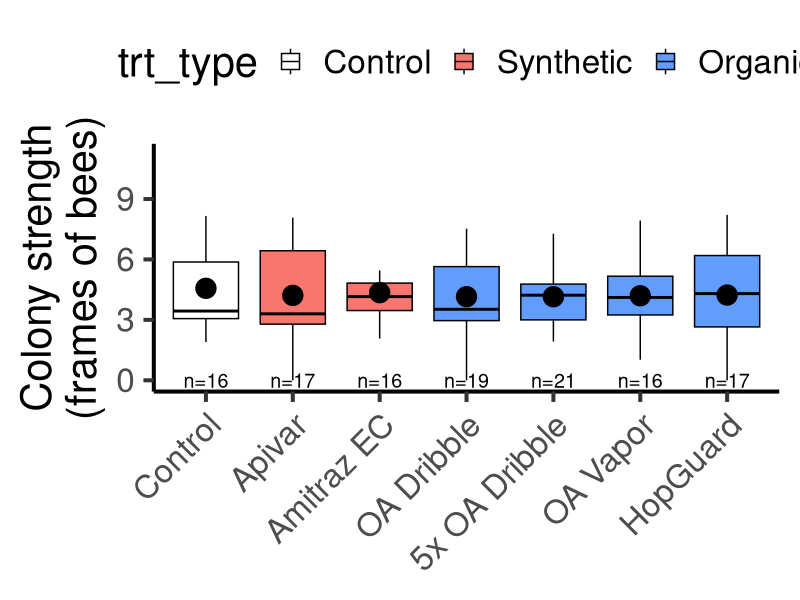
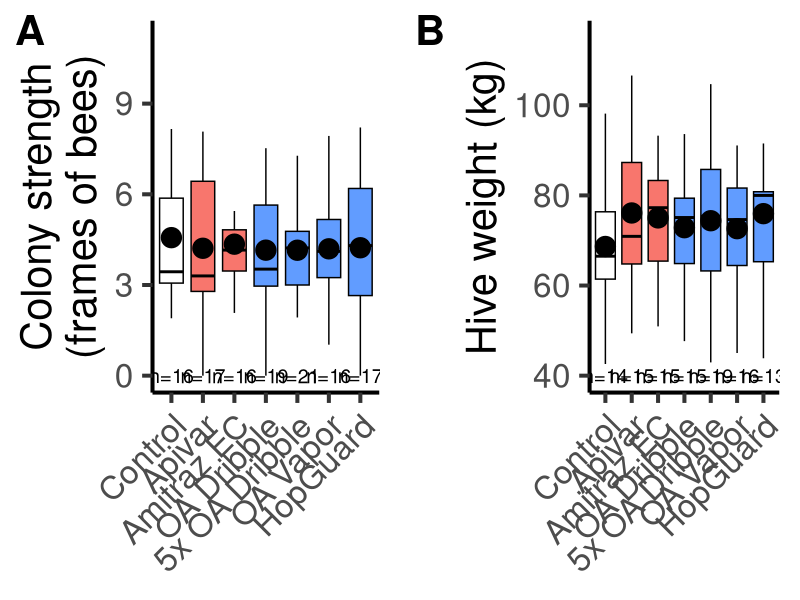
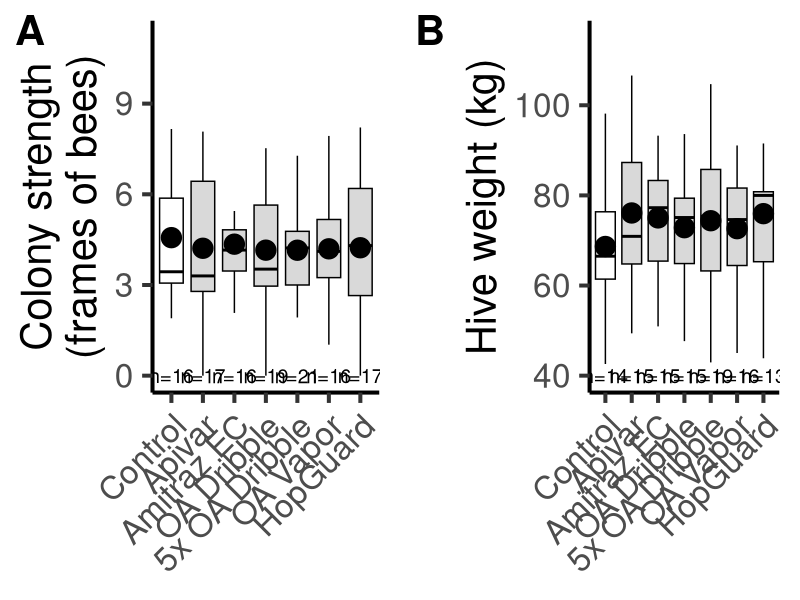

The R script that drew these images, in order:
#### Setup ----

library(MASS)
library(tidyverse)
library(lme4)
library(emmeans)
library(ggpubr) # For combo plot
library(scales) # To decide on color scheme

#### Read in data ----
an_dat <- read.csv("2 analyses for split-treat/curated data/an_dat_up.csv")


#### Prep data for analysis ----


dat_devel <- an_dat %>% 
  rename(
    fob_44 = ch44_fob,
    fob_58 = ch58_fob,
    fob_72 = ch72_fob,
    fob_77 = frames_bees,
    fob_105 = post_quick_fob
  ) %>% 
  mutate(
    fob_77 = if_else(weak == 1, 0, fob_77),# Set FOB to 0 for weak colonies
    trt_label = fct_relevel(trt_label, "Control", "Apivar", "Amitraz EC", "OA Dribble", "5x OA Dribble", "OA Vapor", "HopGuard")
  )

#### Prep data for d77 FOB analysis ----
dat_devel1 <- dat_devel %>% 
  filter(established == 1,
         QL == 0,
         DL == 0, 
         efb == 0
  ) # Still includes 5 "weak" colonies

# Data prep to add sample size
dat_devel1_n <- dat_devel1 %>% 
  group_by(trt_label) %>% 
  summarise(n = n())

dat_devel1_n <- dat_devel1_n %>% 
  mutate(
    ssize = paste0("n=",n)
  )


#### Data prep for weight at honey harvest analysis ----
dat_devel2 <- dat_devel %>% 
  filter(established == 1,
         QL == 0,
         DL == 0, 
         efb == 0,
         weak == 0
  ) %>% 
  filter(is.na(post_issues))
# Excludes 5 "weak" colonies and 10 that had issues on day 103

dat_devel2_n <- dat_devel2 %>% 
  group_by(trt_label) %>% 
  summarise(n = n())

dat_devel2_n <- dat_devel2_n %>% 
  mutate(
    ssize = paste0("n=",n)
  )


#### Analyze day 77 Colony strength ----

m.bees1 <- lm(fob_77~trt_label, data = dat_devel1) 
m.bees1.0 <- lm(fob_77~1, data = dat_devel1) 
anova(m.bees1.0, m.bees1)
# No improvement to include a treatment effect (F 6,121 = 0.0784, p=0.9981)


# Send emmeans predictions to its own strength item
strength1 <- emmip(m.bees1, ~trt_label, type = "response", CIs = TRUE, plotit = FALSE)
# The results were so similar that I am very happy sticking with the simpler model (no random effect)

emplot_strength <- emmip(m.bees1, ~trt_label, type = "response", CIs = TRUE, plotit = FALSE)
emplot_strength <- emplot_strength %>% 
  rename(
    fob_77 = yvar
  )


emplot_strength <- emplot_strength %>% 
  mutate(
    trt_label = fct_relevel(trt_label, "Control", "Apivar", "Amitraz EC", "OA Dribble", "5x OA Dribble", "OA Vapor", "HopGuard")
  )

#### Analyze data for colony weight post honey production ----

m.weight2 <- lmer(post_kgs_C ~ trt_label + (1 | new_yard), data = dat_devel2)
m.weight2.0 <- lmer(post_kgs_C ~ 1 + (1 | new_yard), data = dat_devel2)
anova(m.weight2, m.weight2.0) # No effect of treatment (ChiSq 6 = 3.0146, p=0.807)

# Graph predictions based on m2 to estimate effect size

weight2 <- emmip(m.weight2, ~trt_label, type = "response", CIs = TRUE, plotit = FALSE)

emplot_weight <- emmip(m.weight2, ~trt_label, type = "response", CIs = TRUE, plotit = FALSE)
emplot_weight <- emplot_weight %>% 
  rename(
    post_kgs_C = yvar
  )


emplot_weight <- emplot_weight %>% 
  mutate(
    trt_label = fct_relevel(trt_label, "Control", "Apivar", "Amitraz EC", "OA Dribble", "5x OA Dribble", "OA Vapor", "HopGuard")
  )


#### Plot day 77 colony strength ----

# Color and treatment names (for horizontal layout)

paneA_color <- ggplot() +
  geom_boxplot(data = dat_devel1, aes(x = trt_label, y = fob_77, fill = trt_type), outlier.shape = NA, color = "black") +
  scale_colour_manual(
    limits = c("Control", "Synthetic", "Organic"),
    labels = c("Control", "Synthetic", "Organic"),
    values = c("white", "#F8766D", "#619CFF"), 
    aesthetics = "fill"
  ) +  
  geom_point(aes(x = trt_label, y = fob_77), shape=20, size=10, color="black", fill="black", data = emplot_strength) +
  geom_text(data = dat_devel1_n, aes(x = trt_label, y = 0, label = ssize), size = 5) +
  #xlab("Treatment") +
  ylab("Colony strength\n(frames of bees)") +
  theme_classic( base_size = 30) 

# No color
paneA_grey <- ggplot() +
  geom_boxplot(data = dat_devel1, aes(x = trt_label, y = fob_77, fill = trt_type), outlier.shape = NA, color = "black") +
  scale_colour_manual(
    limits = c("Control", "Synthetic", "Organic"),
    labels = c("Control", "Synthetic", "Organic"),
    values = c("white", "grey85", "grey85"), 
    aesthetics = "fill"
  ) +  
  geom_point(aes(x = trt_label, y = fob_77), shape=20, size=10, color="black", fill="black", data = emplot_strength) +
  geom_text(data = dat_devel1_n, aes(x = trt_label, y = 0, label = ssize), size = 5) +
  #xlab("Treatment") +
  ylab("Colony strength\n(frames of bees)") +
  theme_classic( base_size = 30) 



## Color plot with labels
paneA_color +
  theme(axis.text.x=element_text(angle=45,hjust=1),
        axis.title.x=element_blank(), legend.position = "top")

# ggsave("2 analyses for split-treat/outputs/Fig4 labels 2025-04-06.png", width = 8.625, height = 8, units = "in")

## Color plot, no labels
paneA_color <- paneA_color +
  theme(axis.text.x=element_text(angle=45,hjust=1),
        axis.title.x=element_blank(), legend.position = "none")


## Greyscale plot, no labels
paneA_grey <- paneA_grey +
  theme(axis.text.x=element_text(angle=45,hjust=1),
        axis.title.x=element_blank(), legend.position = "none")


#### Plot post-harvest colony weight ----

# Color

paneB_color <- ggplot() +
  geom_boxplot(aes(x = trt_label, y = post_kgs_C, fill = trt_type), outlier.shape = NA, color = "black", data = dat_devel2) +
  geom_point(aes(x = trt_label, y = post_kgs_C), shape=20, size=10, color="black", fill="black", data = emplot_weight) +
  geom_text(data = dat_devel2_n, aes(x = trt_label, y = 40, label = ssize), size = 5) +
  scale_colour_manual(
    limits = c("Control", "Synthetic", "Organic"),
    labels = c("Control", "Synthetic", "Organic"),
    values = c("white", "#F8766D", "#619CFF"), 
    aesthetics = "fill"
  ) +  
  scale_y_continuous(breaks = c(40,60,80,100), limits = c(40,115)) +
  #xlab("Treatment") +
  ylab("\nHive weight (kg)") +
  theme_classic( base_size = 30) +
  theme(axis.text.x=element_text(angle=45,hjust=1), axis.title.x=element_blank(), legend.position = "none")


# Greyscale

paneB_grey <- ggplot() +
  geom_boxplot(aes(x = trt_label, y = post_kgs_C, fill = trt_type), outlier.shape = NA, color = "black", data = dat_devel2) +
  geom_point(aes(x = trt_label, y = post_kgs_C), shape=20, size=10, color="black", fill="black", data = emplot_weight) +
  geom_text(data = dat_devel2_n, aes(x = trt_label, y = 40, label = ssize), size = 5) +
  scale_colour_manual(
    limits = c("Control", "Synthetic", "Organic"),
    labels = c("Control", "Synthetic", "Organic"),
    values = c("white", "grey85", "grey85"), 
    aesthetics = "fill"
  ) +  
  scale_y_continuous(breaks = c(40,60,80,100), limits = c(40,115)) +
  #xlab("Treatment") +
  ylab("\nHive weight (kg)") +
  theme_classic( base_size = 30) +
  theme(axis.text.x=element_text(angle=45,hjust=1), axis.title.x=element_blank(), legend.position = "none")


#### Combine plot panes ----

# Color

ggarrange(paneA_color, paneB_color, ncol = 2, nrow = 1, labels = "AUTO", font.label = list(size = 30))

# ggsave("2 analyses for split-treat/outputs/Fig4_strength_weight_color 2025-04-06.png", width = 17.25, height = 8, units = "in")
# ggsave("2 analyses for split-treat/outputs/Fig4_strength_weight_color 2025-04-06.tiff", width = 17.25, height = 8, units = "in")

# Greyscale

ggarrange(paneA_grey, paneB_grey, ncol = 2, nrow = 1, labels = "AUTO", font.label = list(size = 30))

# ggsave("2 analyses for split-treat/outputs/Fig4_strength_weight_grey 2025-04-06.png", width = 17.25, height = 8, units = "in")
# ggsave("2 analyses for split-treat/outputs/Fig4_strength_weight_grey 2025-04-06.tiff", width = 17.25, height = 8, units = "in")


#### A final exploratory analysis ----

# Estimate how much more honey was produced in the effective treatments 
# than in Control and OA Vapor

unique(dat_devel2$trt_label)


dat_devel2 <- dat_devel2 %>% 
  mutate(
    effYN = case_when(
      trt_label == "Control" ~ "Not Effective",
      trt_label == "OA Vapor" ~ "Not Effective",
      trt_label == "Amitraz EC" ~ "Effective",
      trt_label == "OA Dribble" ~ "Effective",
      trt_label == "HopGuard" ~ "Effective",
      trt_label == "5x OA Dribble" ~ "Effective",
      trt_label == "Apivar" ~ "Effective"
    )
  )

m.weight.eff <- lmer(post_kgs_C ~ effYN + (1 | new_yard), data = dat_devel2)
m.weight.eff.0 <- lmer(post_kgs_C ~ 1 + (1 | new_yard), data = dat_devel2)
anova(m.weight.eff, m.weight.eff.0) # Effect of treatment was not significant (ChiSq 1 = 1.8299, p=0.1761)
summary(m.weight.eff) 
# Est gain 4.028 kg * 2.205 = 8.88 lb * $2.69 perlb = $23.89 from treating
# 2024 honey price at https://release.nass.usda.gov/reports/hony0325.pdf

confint(m.weight.eff) 
  # From a loss of 1.822262 to a gain of 9.797710 kg
  # From a loss of 4.018088 lbs to a gain of 21.60395 lbs
